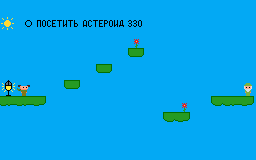

Below is a game level as drawn by its tile map, then a one-line description and the .tmx file that defines it, in full:
An orthogonal 16x10 tile map with 16x16 px tiles, 2 tile layers (Слой тайлов 2, Слой тайлов 1) and 7 objects.

<map version="1.10" tiledversion="1.10.2" orientation="orthogonal" renderorder="right-down" width="16" height="10" tilewidth="16" tileheight="16" infinite="0" nextlayerid="4" nextobjectid="8">
 <tileset firstgid="1" source="SuperPrince.tsx" />
 <layer id="2" name="Слой тайлов 2" width="16" height="10">
  <data encoding="csv">
74,74,74,74,74,74,74,74,74,74,74,74,74,74,74,74,
74,74,74,74,74,74,74,74,74,74,74,74,74,74,74,74,
74,74,74,74,74,74,74,74,74,74,74,74,74,74,74,74,
74,74,74,74,74,74,74,74,74,74,74,74,74,74,74,74,
74,74,74,74,74,74,74,74,74,74,74,74,74,74,74,74,
74,74,74,74,74,74,74,74,74,74,74,74,74,74,74,74,
74,74,74,74,74,74,74,74,74,74,74,74,74,74,74,74,
74,74,74,74,74,74,74,74,74,74,74,74,74,74,74,74,
74,74,74,74,74,74,74,74,74,74,74,74,74,74,74,74,
74,74,74,74,74,74,74,74,74,74,74,74,74,74,74,74
</data>
 </layer>
 <layer id="1" name="Слой тайлов 1" width="16" height="10">
  <data encoding="csv">
0,0,0,0,0,0,0,0,0,0,0,0,0,0,0,0,
73,37,20,21,22,23,24,25,45,0,0,0,0,0,0,0,
0,0,0,0,0,0,0,0,81,0,0,0,0,0,0,0,
0,0,0,0,0,0,0,0,100,0,0,0,0,0,0,0,
0,0,0,0,0,0,100,0,0,0,0,0,0,0,0,0,
87,2147483682,0,0,100,0,0,0,0,0,0,0,0,0,0,35,
98,98,99,0,0,0,0,0,0,0,0,81,0,97,98,99,
0,0,0,0,0,0,0,0,0,0,97,99,0,0,0,0,
0,0,0,0,0,0,0,0,0,0,0,0,0,0,0,0,
0,0,0,0,0,0,0,0,0,0,0,0,0,0,0,0
</data>
 </layer>
 <objectgroup id="3" name="abc">
  <object id="1" x="0" y="96" width="48" height="16" />
  <object id="2" x="64" y="80" width="16" height="16" />
  <object id="3" x="96" y="64" width="16" height="16" />
  <object id="4" x="128" y="48" width="16" height="16" />
  <object id="5" x="159.927" y="112.13" width="32.0727" height="15.87" />
  <object id="6" x="208" y="96" width="48" height="16" />
  <object id="7" x="0" y="0" width="12.1431" height="111.613" />
 </objectgroup>
</map>
